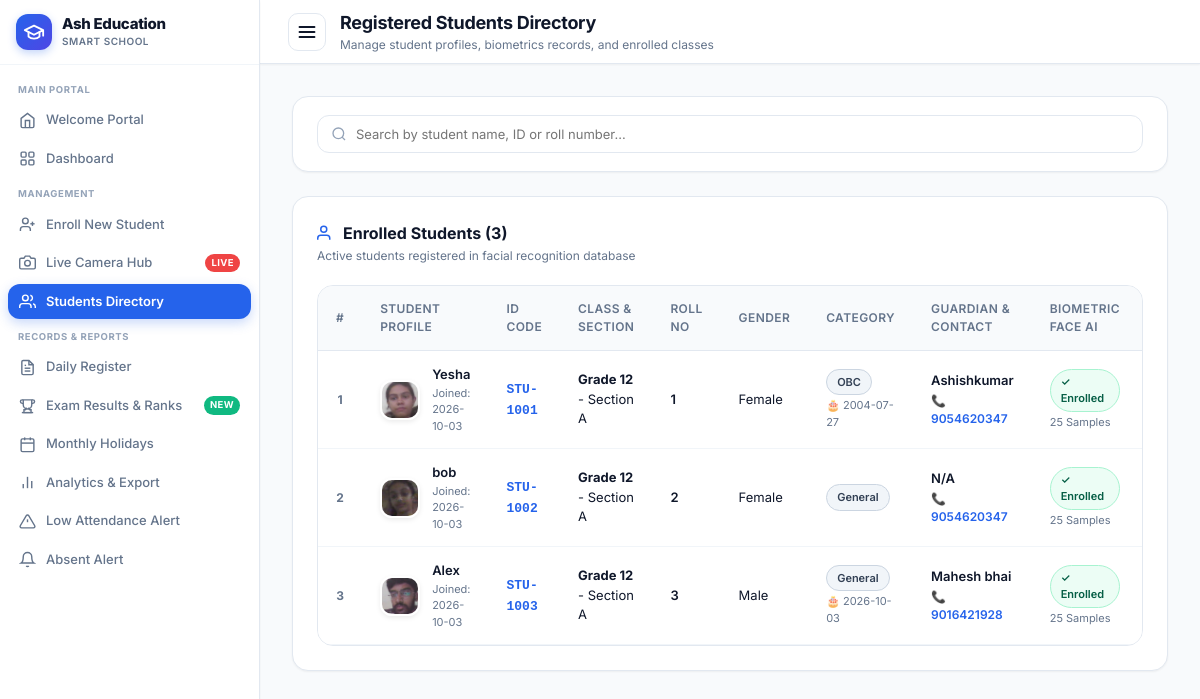
Before: /students with the older database file.
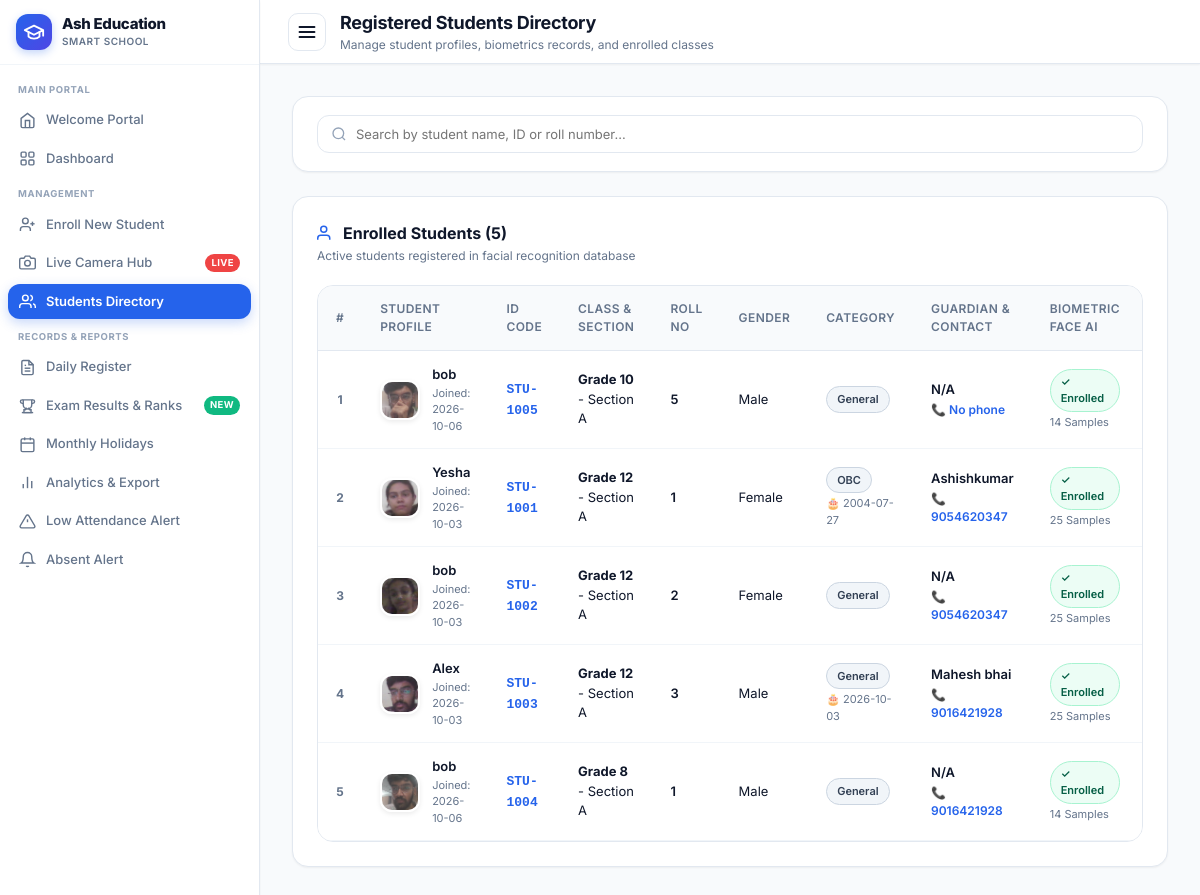
After: the same page with the newer database file.
### tables this page shows
CREATE TABLE students (
        id INTEGER PRIMARY KEY AUTOINCREMENT,
        student_id TEXT UNIQUE NOT NULL,
        full_name TEXT NOT NULL,
        grade TEXT NOT NULL,
        section TEXT NOT NULL,
        roll_no TEXT NOT NULL,
        gender TEXT DEFAULT 'Other',
        guardian_name TEXT,
        guardian_phone TEXT,
        photo_path TEXT,
        status TEXT DEFAULT 'Active',
        created_at TIMESTAMP DEFAULT CURRENT_TIMESTAMP
    , parent_phone TEXT, category TEXT DEFAULT 'General', dob TEXT DEFAULT '');

### backend/app.py (the view)
@app.route('/students')
def students_list():
    selected_grade = request.args.get('grade', session.get('selected_grade', 'All'))
    session['selected_grade'] = selected_grade
    search = request.args.get('search', '').strip()
    filter_grade = selected_grade if selected_grade != 'All' else None
    students = get_all_students(filter_grade=filter_grade, search=search if search else None)
    return render_template(
        'students.html',
        students=students,
        selected_grade=selected_grade,
        search=search
    )

### backend/app.py (called while the page is built)
@app.context_processor
def inject_global_grade():
    active_grade = session.get('selected_grade', 'All')
    all_students = get_all_students()
    all_grades = sorted(list(set(s['grade'] for s in all_students if s.get('grade'))))
    return {
        'active_grade': active_grade,
        'all_campus_grades': all_grades
    }

### backend/database.py (called while the page is built)
def get_db_connection():
    conn = sqlite3.connect(DB_PATH)
    conn.execute("PRAGMA foreign_keys = ON")
    conn.row_factory = sqlite3.Row
    return conn

### frontend/templates/students.html (shortened to what the changed rows need)
{% extends "base.html" %}
{% block page_heading %}Registered Students Directory{% endblock %}
{% block content %}
<div class="card">
  <div class="card-header">
    <div>
      <div class="card-title">
        <svg width="18" height="18" viewBox="0 0 24 24" fill="none" stroke="currentColor" stroke-width="2" style="color:var(--primary);">
          <path d="M17 21v-2a4 4 0 0 0-4-4H5a4 4 0 0 0-4 4v2"></path>
          <circle cx="9" cy="7" r="4"></circle>
        </svg>
        Enrolled Students ({{ students|length }})
      </div>
      <div class="card-subtitle">Active students registered in facial recognition database</div>
    </div>
  </div>
  {% if students and students|length > 0 %}
    <div class="table-responsive">
      <table class="custom-table">
        <thead>
          <tr>
            <th style="width:40px; text-align:center;">#</th>
            <th>Student Profile</th>
            <th>ID Code</th>
            <th>Class & Section</th>
            <th>Roll No</th>
            <th>Gender</th>
            <th>Category</th>
            <th>Guardian & Contact</th>
            <th>Biometric Face AI</th>
            <th style="text-align:right;">Actions</th>
          </tr>
        </thead>
        <tbody>
          {% for s in students %}
            <tr>
              <td style="text-align:center; font-weight:700; color:var(--text-muted); font-size:12px;">{{ loop.index }}</td>
              <td>
                <div class="student-cell">
                  <img src="{{ s.photo_path or url_for('static', filename='img/avatar_default.png') }}" class="student-avatar" alt="{{ s.full_name }}" onerror="this.src='https://ui-avatars.com/api/?name={{ s.full_name }}&background=E0E7FF&color=4338CA'">
                  <div class="student-meta">
                    <div class="name">{{ s.full_name }}</div>
                    <div class="sub">Joined: {{ s.created_at[:10] if s.created_at else 'Recent' }}</div>
                  </div>
                </div>
              </td>
              <td><span style="font-family:monospace; font-weight:700; color:var(--primary);">{{ s.student_id }}</span></td>
              <td><strong>{{ s.grade }}</strong> - Section {{ s.section }}</td>
              <td><span style="font-weight:600;">{{ s.roll_no }}</span></td>
              <td>{{ s.gender or 'N/A' }}</td>
              <td>
                <span class="badge" style="background:#f1f5f9; color:#334155; border:1px solid #cbd5e1; font-weight:600; font-size:11px;">
                  {{ s.category or 'General' }}
                </span>
                {% if s.dob %}
                  <div style="font-size:11px; color:var(--text-muted); margin-top:2px;">🎂 {{ s.dob }}</div>
                {% endif %}
              </td>
              <td>
                <div style="font-weight:600; color:var(--text-main);">{{ s.guardian_name or 'N/A' }}</div>
                <div style="font-size:12px; color:var(--primary); font-weight:600; margin-top:2px;">
                  📞 {{ s.parent_phone or s.guardian_phone or 'No phone' }}
                </div>
              </td>
              <td>
                {% if s.biometric_enrolled or (s.samples_count and s.samples_count > 0) %}
                  <span class="badge badge-present" style="font-size:11px;">
                    ✓ Enrolled
                  </span>
                  <div style="font-size:11px; color:var(--text-muted); margin-top:2px;">
                    {{ s.samples_count or 1 }} Sample{{ 's' if (s.samples_count or 1) != 1 else '' }}
                  </div>
                {% else %}
                  <span class="badge badge-late" style="font-size:11px;">
                    Pending
                  </span>
                {% endif %}
              </td>
              <td style="text-align:right;">
              </td>
            </tr>
          {% endfor %}
        </tbody>
      </table>
    </div>
  {% endif %}
</div>
{% endblock %}

Changed rows visible on the page:
added students: photo_path (picture), full_name "bob", created_at "2026-10-06", student_id "STU-1005", grade "Grade 10", section "A", roll_no "5", gender "Male", category "General", guardian_name "N/A", parent_phone+guardian_phone "No phone", samples_count "14", samples_count "s"
added students: photo_path (picture), full_name "bob", created_at "2026-10-06", student_id "STU-1004", grade "Grade 8", section "A", roll_no "1", gender "Male", category "General", guardian_name "N/A", parent_phone "9016421928", samples_count "14", samples_count "s"
Other visible differences:
{{ students|length }}: "3" → "5"
